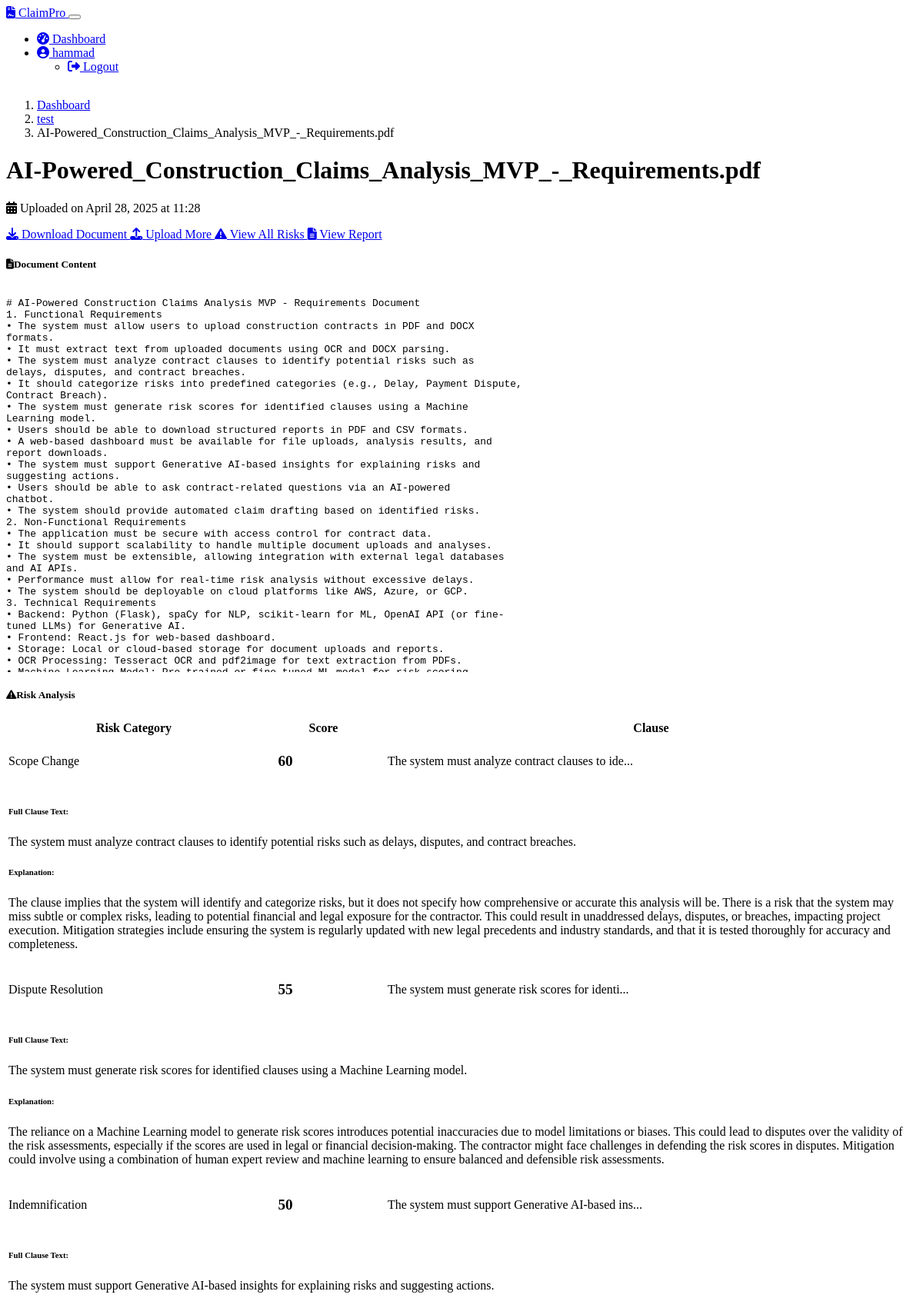
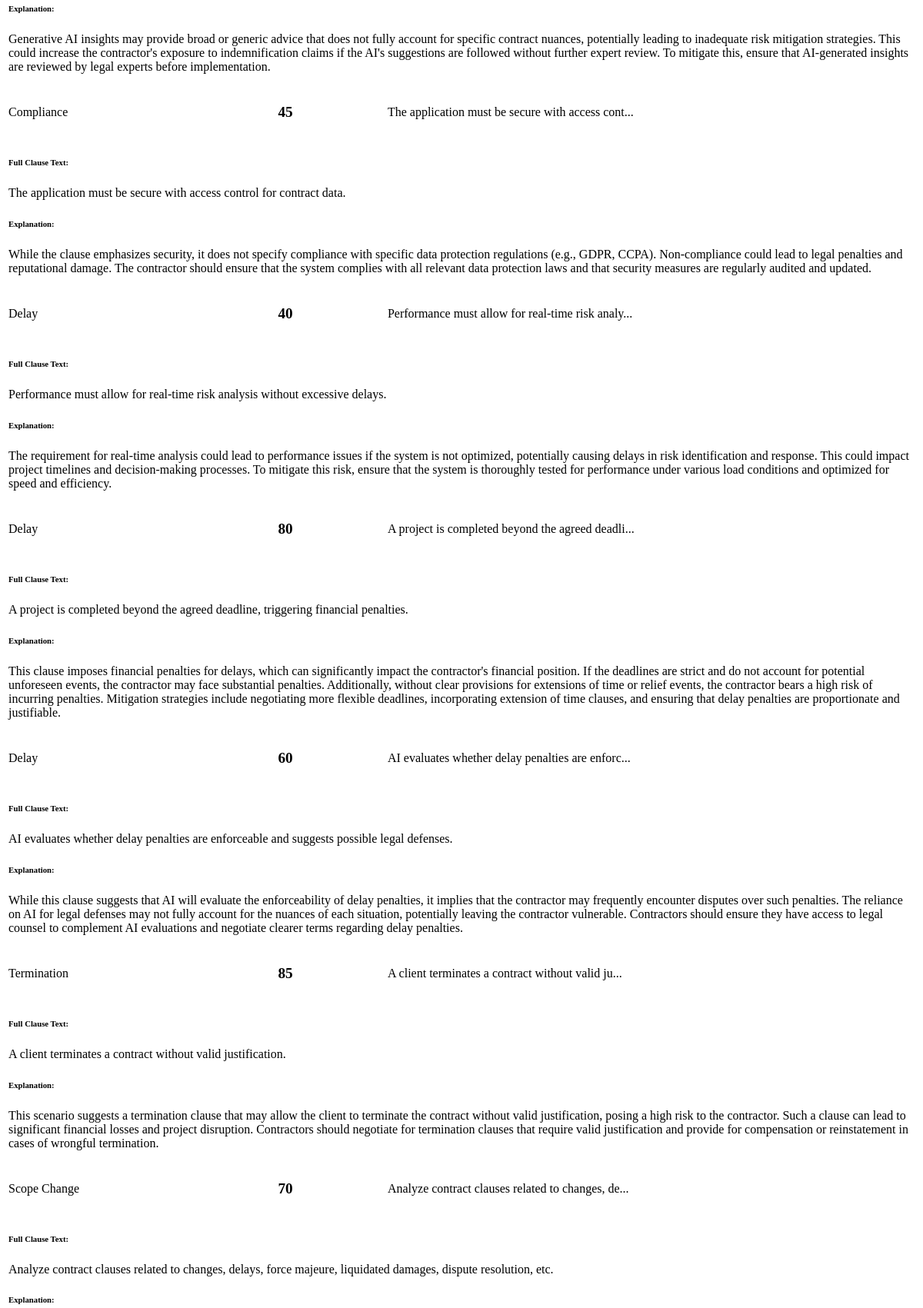
The page /project/1/document/7 (signed in, upper part) on the database its author committed (2 pictures, top to bottom).
### models.py (models this page shows, shortened)
class User(UserMixin, db.Model):
    id = db.Column(db.Integer, primary_key=True)
    username = db.Column(db.String(64), unique=True, nullable=False)
    email = db.Column(db.String(120), unique=True, nullable=False)
    password_hash = db.Column(db.String(256), nullable=False)
    projects = db.relationship('Project', backref='user', lazy=True, cascade="all, delete-orphan")

class Project(db.Model):
    id = db.Column(db.Integer, primary_key=True)
    user_id = db.Column(db.Integer, db.ForeignKey('user.id'), nullable=False)
    project_name = db.Column(db.String(120), nullable=False)
    created_at = db.Column(db.DateTime, default=datetime.utcnow)
    documents = db.relationship('Document', backref='project', lazy=True, cascade="all, delete-orphan")
    project_records = db.relationship('ProjectRecord', backref='project', lazy=True, cascade="all, delete-orphan")
    risks = db.relationship('Risk', backref='project', lazy=True, cascade="all, delete-orphan")
    entitlement_causation = db.relationship('EntitlementCausation', backref='project', lazy=True, cascade="all, delete-orphan")
    quantum = db.relationship('Quantum', backref='project', lazy=True, cascade="all, delete-orphan")
    counterclaims = db.relationship('Counterclaim', backref='project', lazy=True, cascade="all, delete-orphan")
    chat_messages = db.relationship('ChatMessage', backref='project', lazy=True, cascade="all, delete-orphan")

class Document(db.Model):
    id = db.Column(db.Integer, primary_key=True)
    project_id = db.Column(db.Integer, db.ForeignKey('project.id'), nullable=False)
    filename = db.Column(db.String(255), nullable=False)
    extracted_text = db.Column(db.Text, nullable=True)
    uploaded_at = db.Column(db.DateTime, default=datetime.utcnow)
    risks = db.relationship('Risk', backref='document', lazy=True, cascade="all, delete-orphan")

class Risk(db.Model):
    id = db.Column(db.Integer, primary_key=True)
    document_id = db.Column(db.Integer, db.ForeignKey('document.id'), nullable=False)
    project_id = db.Column(db.Integer, db.ForeignKey('project.id'), nullable=False)
    clause_text = db.Column(db.Text, nullable=False)
    risk_category = db.Column(db.String(50), nullable=False)
    risk_score = db.Column(db.Integer, nullable=False)
    explanation = db.Column(db.Text, nullable=False)

### app.py (the view)
@app.route('/project/<int:project_id>/document/<int:document_id>')
@login_required
def view_document(project_id, document_id):
    project = Project.query.get_or_404(project_id)
    document = Document.query.get_or_404(document_id)
    if project.user_id != current_user.id or document.project_id != project_id:
        abort(403)
    risks = Risk.query.filter_by(document_id=document_id).all()
    return render_template('view_document.html', project=project, document=document, risks=risks)

### app.py (called while the page is built)
@login_manager.user_loader
def load_user(user_id):
    return db.session.get(User, int(user_id))

### templates/view_document.html (shortened to what this page needs)
{% extends 'base.html' %}
{% block content %}
<nav aria-label="breadcrumb" class="mb-4">
    <ol class="breadcrumb">
        <li class="breadcrumb-item"><a href="{{ url_for('dashboard') }}">Dashboard</a></li>
        <li class="breadcrumb-item"><a href="{{ url_for('upload_document', project_id=project.id) }}">{{ project.project_name }}</a></li>
        <li class="breadcrumb-item active">{{ document.filename }}</li>
    </ol>
</nav>
<div class="row mb-4">
    <div class="col-md-7">
        <h1 class="mb-2">{{ document.filename }}</h1>
        <p class="text-muted">
            <i class="fas fa-calendar-alt me-1"></i> Uploaded on {{ document.uploaded_at.strftime('%B %d, %Y at %H:%M') }}
        </p>
    </div>
    <div class="col-md-5 text-md-end d-flex flex-wrap justify-content-md-end gap-2">
        <a href="{{ url_for('download_document', project_id=project.id, document_id=document.id) }}" class="btn btn-primary fw-bold">
            <i class="fas fa-download me-1"></i> Download Document
        </a>
        <a href="{{ url_for('upload_document', project_id=project.id) }}" class="btn btn-outline-primary">
            <i class="fas fa-upload me-1"></i> Upload More
        </a>
        <a href="{{ url_for('view_risks', project_id=project.id) }}" class="btn btn-warning">
            <i class="fas fa-exclamation-triangle me-1"></i> View All Risks
        </a>
        <a href="{{ url_for('generate_report', project_id=project.id) }}" class="btn btn-success">
            <i class="fas fa-file-alt me-1"></i> View Report
        </a>
    </div>
</div>
<div class="row">
    <div class="col-md-6">
        <div class="card shadow-sm mb-4 fade-in-element">
            <div class="card-header bg-dark">
                <h5 class="mb-0"><i class="fas fa-file-alt me-2"></i>Document Content</h5>
            </div>
            <div class="card-body">
                <div class="bg-dark p-3 rounded" style="max-height: 500px; overflow-y: auto;">
                    <pre class="text-light mb-0" style="white-space: pre-wrap;">{{ document.extracted_text }}</pre>
                </div>
            </div>
        </div>
    </div>
    <div class="col-md-6">
        <div class="card shadow-sm mb-4 fade-in-element">
            <div class="card-header bg-warning text-dark">
                <h5 class="mb-0"><i class="fas fa-exclamation-triangle me-2"></i>Risk Analysis</h5>
            </div>
            <div class="card-body p-0">
                {% if risks %}
                    <div class="table-responsive">
                        <table class="table table-hover mb-0">
                            <thead>
                                <tr>
                                    <th>Risk Category</th>
                                    <th class="text-center">Score</th>
                                    <th>Clause</th>
                                </tr>
                            </thead>
                            <tbody>
                                {% for risk in risks %}
                                    <tr data-bs-toggle="collapse" data-bs-target="#risk-{{ risk.id }}" role="button" aria-expanded="false" class="clickable">
                                        <td>
                                            <span class="badge bg-{{ 'danger' if risk.risk_score >= 75 else ('warning' if risk.risk_score >= 50 else ('info' if risk.risk_score >= 25 else 'success')) }}">
                                                {{ risk.risk_category }}
                                            </span>
                                        </td>
                                        <td class="text-center">
                                            <div class="risk-score risk-{{ 'high' if risk.risk_score >= 75 else ('medium' if risk.risk_score >= 50 else ('low' if risk.risk_score >= 25 else 'minimal')) }}">
                                                {{ risk.risk_score }}
                                            </div>
                                        </td>
                                        <td>{{ risk.clause_text|truncate(50, true) }}</td>
                                    </tr>
                                    <tr>
                                        <td colspan="3" class="p-0">
                                            <div id="risk-{{ risk.id }}" class="collapse">
                                                <div class="p-3 bg-dark">
                                                    <h6>Full Clause Text:</h6>
                                                    <p class="font-monospace">{{ risk.clause_text }}</p>
                                                    <h6 class="mt-3">Explanation:</h6>
                                                    <p>{{ risk.explanation }}</p>
                                                </div>
                                            </div>
                                        </td>
                                    </tr>
                                {% endfor %}
                            </tbody>
                        </table>
                    </div>
                {% else %}
                    <div class="text-center py-5">
                        <i class="fas fa-search fa-3x mb-3 text-muted"></i>
                        <h5>No risks detected</h5>
                        <p class="text-muted">This document does not contain significant contractual risks</p>
                    </div>
                {% endif %}
            </div>
        </div>
    </div>
</div>
{% endblock %}

### templates/base.html (shortened to what this page needs)
<!DOCTYPE html>
<html lang="en" data-bs-theme="dark">
<head>
    <link rel="stylesheet" href="https://cdn.replit.com/agent/bootstrap-agent-dark-theme.min.css">
    <link rel="stylesheet" href="https://cdnjs.cloudflare.com/ajax/libs/font-awesome/6.4.0/css/all.min.css">
    <link rel="stylesheet" href="{{ url_for('static', filename='styles.css') }}">
</head>
<body class="d-flex flex-column min-vh-100">
    <nav class="navbar navbar-expand-lg navbar-dark bg-primary">
        <div class="container">
            <a class="navbar-brand d-flex align-items-center" href="{{ url_for('index') }}">
                <i class="fas fa-file-contract me-2"></i>
                <span>ClaimPro</span>
            </a>
            <button class="navbar-toggler" type="button" data-bs-toggle="collapse" data-bs-target="#navbarNav">
            </button>
            <div class="collapse navbar-collapse" id="navbarNav">
                <ul class="navbar-nav ms-auto">
                    {% if current_user.is_authenticated %}
                    <li class="nav-item">
                        <a class="nav-link {% if request.endpoint == 'dashboard' %}active{% endif %}" href="{{ url_for('dashboard') }}">
                            <i class="fas fa-tachometer-alt me-1"></i> Dashboard
                        </a>
                    </li>
                    <li class="nav-item dropdown">
                        <a class="nav-link dropdown-toggle" href="#" id="userDropdown" role="button" data-bs-toggle="dropdown">
                            <i class="fas fa-user-circle me-1"></i> {{ current_user.username }}
                        </a>
                        <ul class="dropdown-menu dropdown-menu-end">
                            <li>
                                <a class="dropdown-item" href="{{ url_for('logout') }}">
                                    <i class="fas fa-sign-out-alt me-1"></i> Logout
                                </a>
                            </li>
                        </ul>
                    </li>
                    {% endif %}
                </ul>
            </div>
        </div>
    </nav>
    <main class="py-4">
        <div class="container">
            {% block content %}{% endblock %}
        </div>
    </main>
</body>
</html>

### static/styles.css (style rules this page uses)
body { min-height: 100vh; display: flex; flex-direction: column; }
main { flex: 1; }
.risk-score { width: 60px; height: 60px; display: flex; align-items: center; justify-content: center; font-size: 1.2rem; font-weight: bold; border-radius: 50%; }
.risk-high { background-color: rgba(var(--bs-danger-rgb), 0.2); color: var(--bs-danger); }
.risk-medium { background-color: rgba(var(--bs-warning-rgb), 0.2); color: var(--bs-warning); }
.risk-low { background-color: rgba(var(--bs-info-rgb), 0.2); color: var(--bs-info); }
.fade-in { animation: fadeIn 0.5s; }

### rows shown on the page
User: username "hammad"
Project: project_name "test"
Document: filename "AI-Powered_Construction_Claims_Analysis_MVP_-_Requirements.pdf", uploaded_at "April 28, 2025 at 11:28", extracted_text "# AI-Powered Construction Claims Analysis MVP - Requirements Document 1. Functional Requirements • The system must allow users to upload construction contracts in PDF and DOCX formats. • It must extract text from uploaded documents using OCR and DOCX parsing. • The system must analyze contract clauses to identify potential risks such as delays, disputes, and contract breaches. • It should categorize risks into predefined categories (e.g., Delay, Payment Dispute, Contract Breach). • The system must generate risk scores for identified clauses using a Machine Learning model. • Users should be able to download structured reports in PDF and CSV formats. • A web-based dashboard must be available…"
Risk: risk_category "Scope Change", risk_score "60", clause_text "The system must analyze contract clauses to ide...", clause_text "The system must analyze contract clauses to identify potential risks such as delays, disputes, and contract breaches.", explanation "The clause implies that the system will identify and categorize risks, but it does not specify how comprehensive or accurate this analysis will be. There is a risk that the system may miss subtle or complex risks, leading to potential financial and legal exposure for the contractor. This could result in unaddressed delays, disputes, or breaches, impacting project execution. Mitigation strategies include ensuring the system is regularly updated with new legal precedents and industry standards, and that it is tested thoroughly for accuracy and completeness."
Risk: risk_category "Dispute Resolution", risk_score "55", clause_text "The system must generate risk scores for identi...", clause_text "The system must generate risk scores for identified clauses using a Machine Learning model.", explanation "The reliance on a Machine Learning model to generate risk scores introduces potential inaccuracies due to model limitations or biases. This could lead to disputes over the validity of the risk assessments, especially if the scores are used in legal or financial decision-making. The contractor might face challenges in defending the risk scores in disputes. Mitigation could involve using a combination of human expert review and machine learning to ensure balanced and defensible risk assessments."
Risk: risk_category "Indemnification", risk_score "50", clause_text "The system must support Generative AI-based ins...", clause_text "The system must support Generative AI-based insights for explaining risks and suggesting actions.", explanation "Generative AI insights may provide broad or generic advice that does not fully account for specific contract nuances, potentially leading to inadequate risk mitigation strategies. This could increase the contractor's exposure to indemnification claims if the AI's suggestions are followed without further expert review. To mitigate this, ensure that AI-generated insights are reviewed by legal experts before implementation."
Risk: risk_category "Compliance", risk_score "45", clause_text "The application must be secure with access cont...", clause_text "The application must be secure with access control for contract data.", explanation "While the clause emphasizes security, it does not specify compliance with specific data protection regulations (e.g., GDPR, CCPA). Non-compliance could lead to legal penalties and reputational damage. The contractor should ensure that the system complies with all relevant data protection laws and that security measures are regularly audited and updated."
Risk: risk_category "Delay", risk_score "40", clause_text "Performance must allow for real-time risk analy...", clause_text "Performance must allow for real-time risk analysis without excessive delays.", explanation "The requirement for real-time analysis could lead to performance issues if the system is not optimized, potentially causing delays in risk identification and response. This could impact project timelines and decision-making processes. To mitigate this risk, ensure that the system is thoroughly tested for performance under various load conditions and optimized for speed and efficiency."
Risk: risk_category "Delay", risk_score "80", clause_text "A project is completed beyond the agreed deadli...", clause_text "A project is completed beyond the agreed deadline, triggering financial penalties.", explanation "This clause imposes financial penalties for delays, which can significantly impact the contractor's financial position. If the deadlines are strict and do not account for potential unforeseen events, the contractor may face substantial penalties. Additionally, without clear provisions for extensions of time or relief events, the contractor bears a high risk of incurring penalties. Mitigation strategies include negotiating more flexible deadlines, incorporating extension of time clauses, and ensuring that delay penalties are proportionate and justifiable."
Risk: risk_category "Delay", risk_score "60", clause_text "AI evaluates whether delay penalties are enforc...", clause_text "AI evaluates whether delay penalties are enforceable and suggests possible legal defenses.", explanation "While this clause suggests that AI will evaluate the enforceability of delay penalties, it implies that the contractor may frequently encounter disputes over such penalties. The reliance on AI for legal defenses may not fully account for the nuances of each situation, potentially leaving the contractor vulnerable. Contractors should ensure they have access to legal counsel to complement AI evaluations and negotiate clearer terms regarding delay penalties."
Risk: risk_category "Termination", risk_score "85", clause_text "A client terminates a contract without valid ju...", clause_text "A client terminates a contract without valid justification.", explanation "This scenario suggests a termination clause that may allow the client to terminate the contract without valid justification, posing a high risk to the contractor. Such a clause can lead to significant financial losses and project disruption. Contractors should negotiate for termination clauses that require valid justification and provide for compensation or reinstatement in cases of wrongful termination."
Risk: risk_category "Scope Change", risk_score "70", clause_text "Analyze contract clauses related to changes, de...", clause_text "Analyze contract clauses related to changes, delays, force majeure, liquidated damages, dispute resolution, etc."
